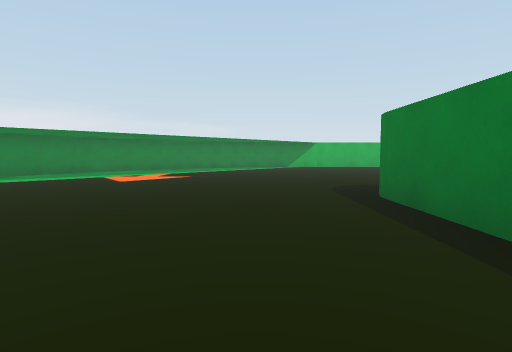
[1] (above)

23 first-person views from a walk through a scene from a Unity 3-D project. The camera is 0.51 m above the floor, tilts 4° down and sees 80° across. The floor is counted in squares, 1 m on a side. Each view is taken from the middle of a square. On the plan, view 1 faces up. The plan holds only what a view shows up to about 9 squares ahead; the rest is blank. The place goes on beyond the plan. The player character is not drawn.

[2]
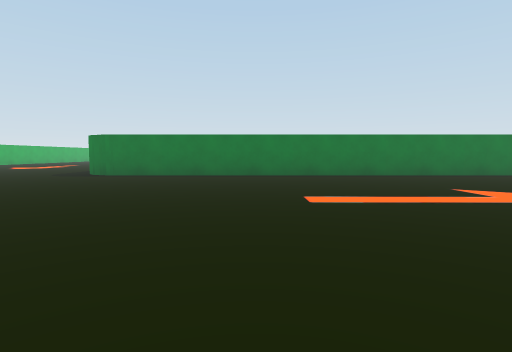

[3]
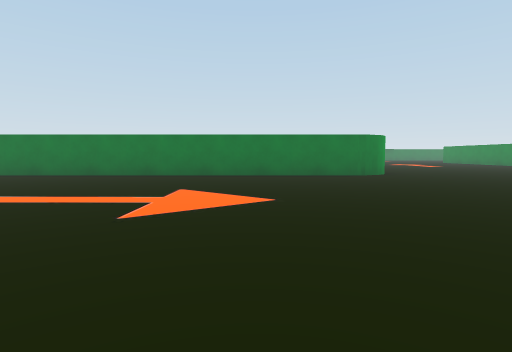

[4]
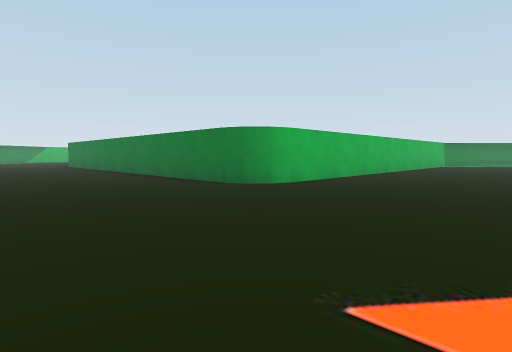

[5]
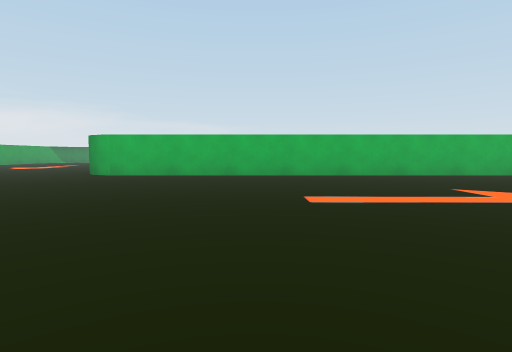

[6]
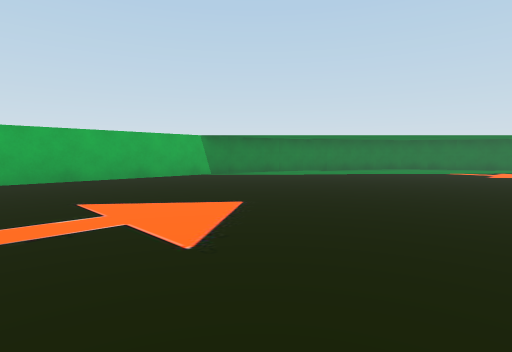

[7]
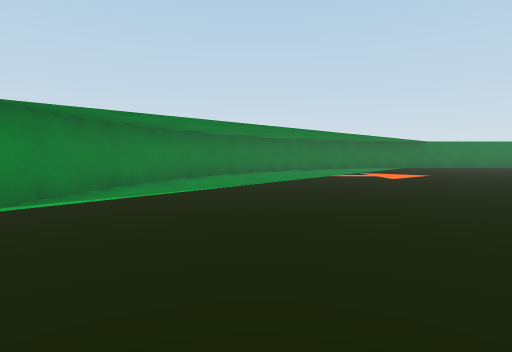

[8]
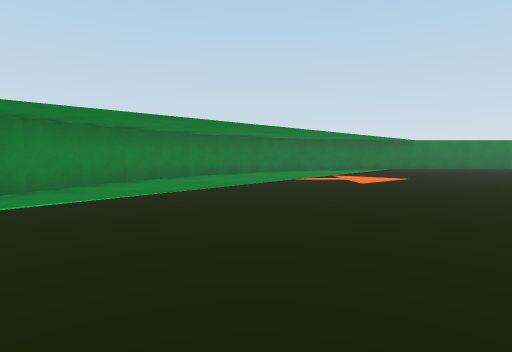

[9]
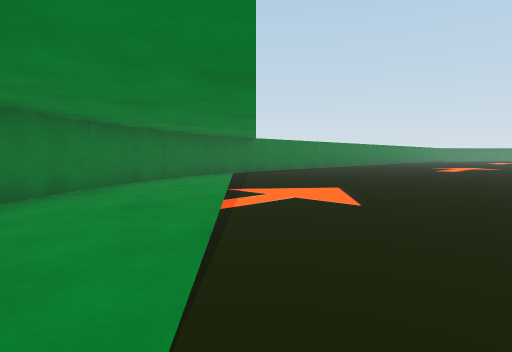

[10]
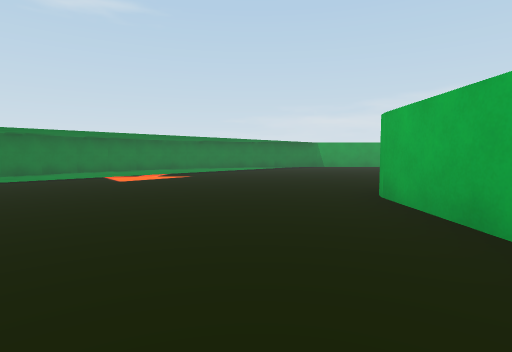

[11]
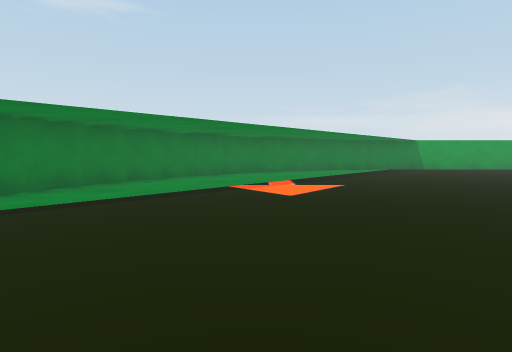

[12]
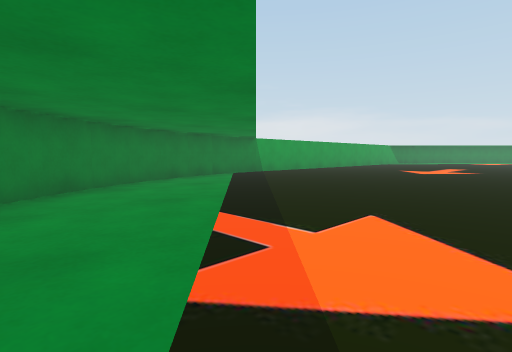

[13]
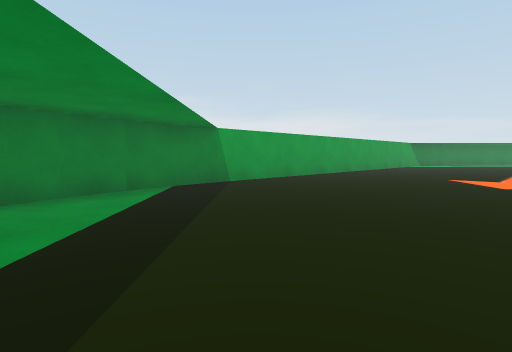

[14]
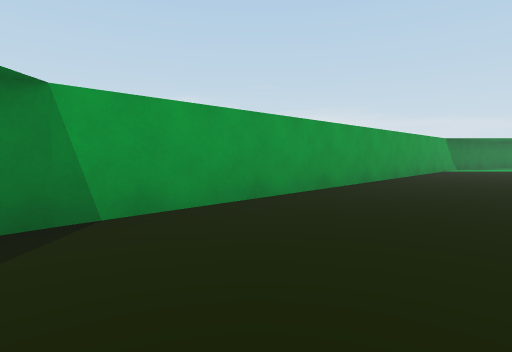

[15]
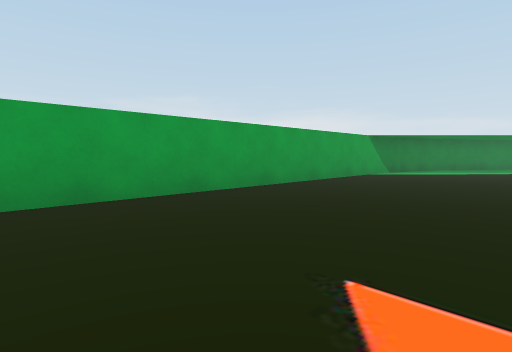

[16]
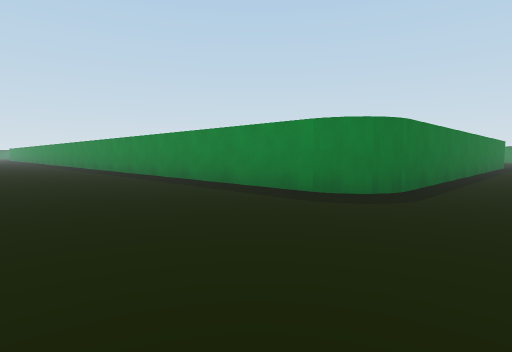

[17]
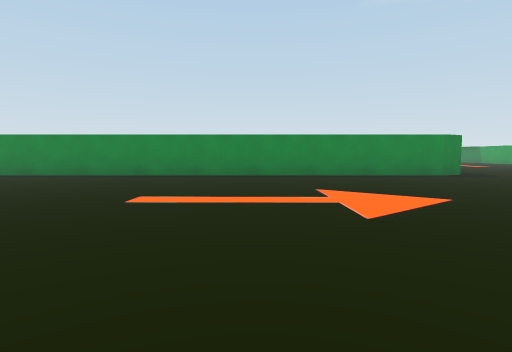

[18]
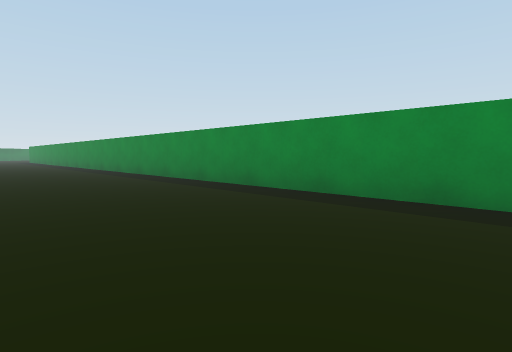

[19]
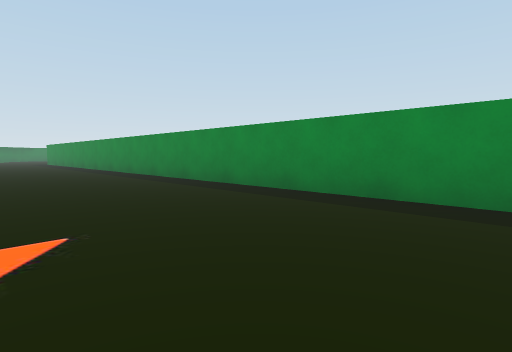

[20]
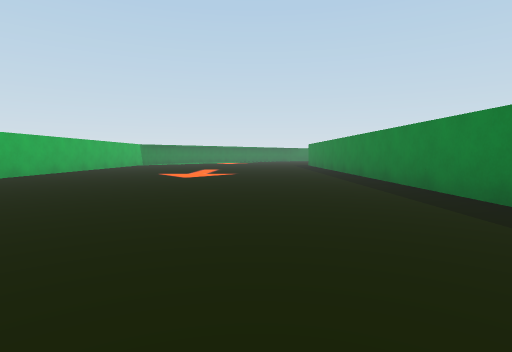

[21]
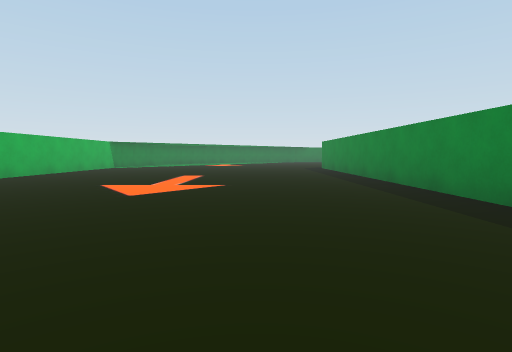

[22]
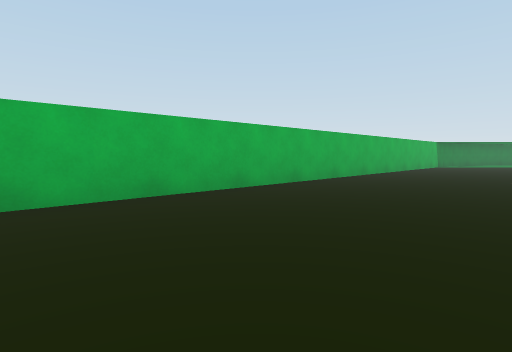

[23]
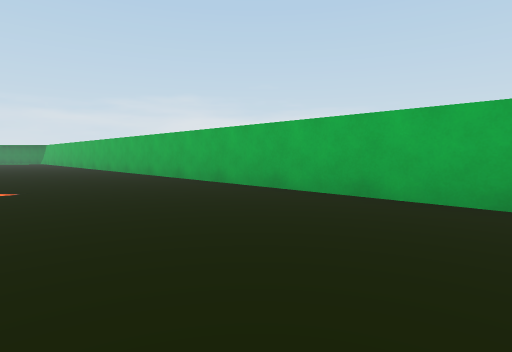

### Floor plan
Points are (right, up) in squares from view 1. A wall is a line through its corners. A room is listed if a view was taken in it or the views show most of it. See-through windows are left out.
Room 1 (views 1, 2, 3, 4, 5, 6, 7, 8, 9, 10, 11, 12, 13, 14, 15, 16, 17, 18, 19, 20, 21, 22, 23)
walls: (2.4, 4.5) (29.5, 4.5); (-4.5, 9.1) (-5, 8.4); (1.5, -6.6) (1.5, 3.6); (-4.9, 8.6) (-5.4, 7.7); (13.5, -7.5) (2.4, -7.5); (-5.4, 7.8) (-5.8, 6.9); (14.4, -7.7) (13.3, -7.5); (-6.3, 5.4) (-6.5, 4.4); (-6.5, 4.5) (-6.5, -7.5); (15.2, -7.9) (14.3, -7.7); (16.1, -8.2) (15, -7.9); (16.8, -8.6) (15.9, -8.2); (17.6, -9.1) (16.7, -8.6); (18.3, -9.6) (17.4, -9); (18.9, -10.2) (18.2, -9.5); (-6.5, -7.3) (-6.3, -8.3); (-6.3, -8.2) (-6.1, -9.2); (19.5, -10.8) (18.8, -10.1); (-6.1, -9.1) (-5.8, -10); (-5.8, -9.9) (-5.4, -10.8); (20, -11.5) (19.4, -10.7); (-5.5, -10.7) (-5, -11.5); (-5, -11.4) (-4.4, -12.2); (-4.5, -12.1) (-3.8, -12.9); (20.5, -12.3) (19.9, -11.4); (-3.9, -12.8) (-3.1, -13.5); (-3.2, -13.4) (-2.4, -14); (-2.5, -14) (-1.7, -14.5); (-0.2, -15.1) (0.3, -15.2); (-1.8, -14.4) (-0.9, -14.8); (-1, -14.8) (-0.1, -15.1); (20.8, -13.1) (20.4, -12.2); (29.5, 12.5) (11.7, 12.5); (21.1, -14) (20.8, -13); (21.3, -14.8) (21.1, -13.9); (21.4, -15.6) (21.3, -14.7)

Positions as (right, up) in squares from view 1, and headings:
1: (0, 0), facing up
2: (-6, 0), facing right
3: (-6, -4), facing right
4: (-2, -11), facing up-right
5: (6, -15), facing up
6: (8, -14), facing up-right
7: (10, -10), facing right
8: (11, -11), facing right
9: (15, -10), facing down-right
10: (6, -9), facing left
11: (4, -12), facing left
12: (0, -13), facing up-left
13: (-2, -10), facing up-left
14: (-4, -7), facing up-left
15: (-3, -4), facing up-left
16: (0, 8), facing down-right
17: (7, 12), facing down
18: (9, 8), facing down-right
19: (14, 8), facing down-right
20: (18, 7), facing right
21: (21, 7), facing right
22: (19, 9), facing up-right
23: (21, 9), facing up-left
